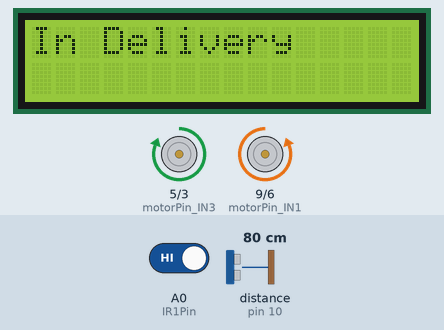
The sketch below on a simulated Arduino Uno, built with avr-gcc and run on an emulated ATmega328P. On the bench: 16×2 character LCD, motor-driver pin pairs drawn as motors (green arrow = first pin HIGH = forward, orange = second pin HIGH = backward, longer = more drive). Wiring (inferred from the names in the program): ultrasonic range finder: trigger pin 11; echo pin 10. The inputs (shaded band) are chosen by the test bench; at power-on: distance to the obstacle (sensor on pin 10) 80 cm, A0 (IR1Pin) HIGH. The echo pulse lasts 58.3 µs per cm; what the sketch prints to the serial monitor is not drawn.

Above: at 1.3 s.
1.4 s: distance to the obstacle (sensor on pin 10) set to 55 cm
3.3 s: distance to the obstacle (sensor on pin 10) set to 47 cm
At 4.6 s:
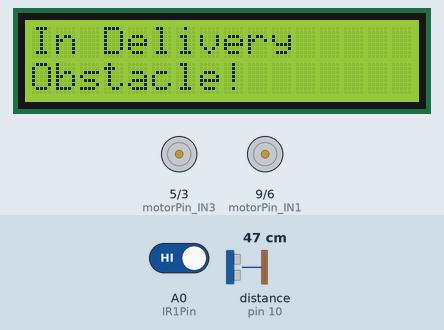
5.7 s: distance to the obstacle (sensor on pin 10) set to 60 cm
At 6.2 s:
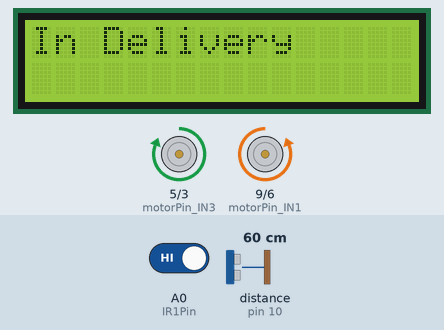
7.2 s: A0 (IR1Pin) driven LOW
At 8.8 s:
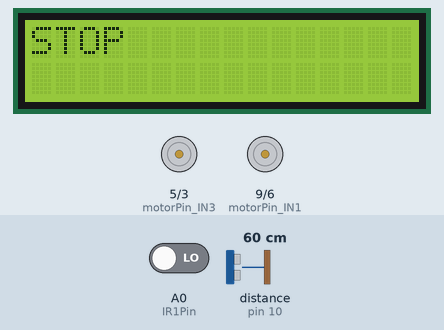
9.2 s: distance to the obstacle (sensor on pin 10) set to 9 cm
At 10.3 s:
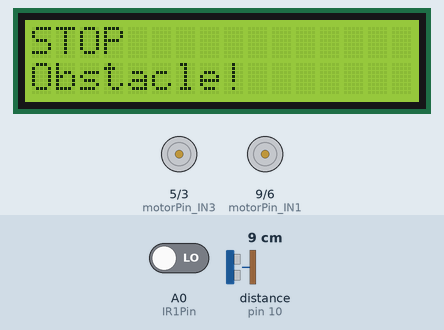
10.8 s: distance to the obstacle (sensor on pin 10) set to 120 cm
At 11.1 s:
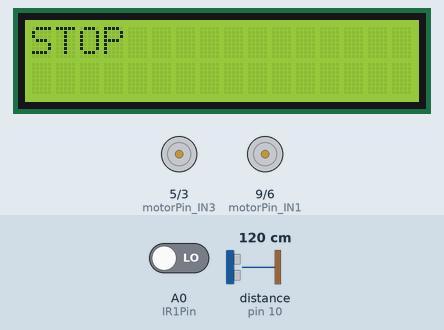
Timing chart, 0 to 13.3 s (numbered marks = the images above; inputs shaded):
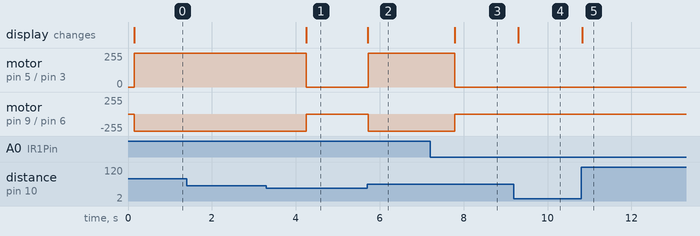

Measured:
- the behaviour switches between 51 and 50 cm on distance to the obstacle (sensor on pin 10) (found by bisection; images 0 and 1)
- after the input at 1.4 s, every drawn part: stays the same
- after the input at 3.3 s, motor on pin 5 (motorPin_IN3) / pin 3 (motorPin_IN4): forward 255/255 → stopped after 0.95 s; motor on pin 9 (motorPin_IN1) / pin 6 (motorPin_IN2): backward 255/255 → stopped after 0.95 s; the display: changes after 0.95 s (image 1)
- after the input at 5.7 s, motor on pin 5 (motorPin_IN3) / pin 3 (motorPin_IN4): stopped → forward 255/255 at once; motor on pin 9 (motorPin_IN1) / pin 6 (motorPin_IN2): stopped → backward 255/255 at once; the display: changes at once (image 2)
- after the input at 7.2 s, motor on pin 5 (motorPin_IN3) / pin 3 (motorPin_IN4): forward 255/255 → stopped after 0.59 s; motor on pin 9 (motorPin_IN1) / pin 6 (motorPin_IN2): backward 255/255 → stopped after 0.59 s; the display: changes after 0.59 s (image 3)
- after the input at 9.2 s, the display: changes after 0.10 s (image 4)
- after the input at 10.8 s, the display: changes at once (image 5)

The sketch:

ultrasonic.ino
```cpp
#define TrigPin 11
#define EchoPin 10
#define IR1Pin A0

#include <avr/interrupt.h>
#include <LiquidCrystal_I2C.h>
#include <Wire.h>
LiquidCrystal_I2C lcd(0x27,16,2);
long duration;
int distance;
#define motorPin_IN2 6 //Connect to Arduino pin 6
#define motorPin_IN1 9 //Connect to Arduino pin 9
#define motorPin_IN4 3 //Connect to Arduino pin 3
#define motorPin_IN3 5 //Connect to Arduino pin 5


void setup()
{
  Serial.begin(9600);
  pinMode(TrigPin, OUTPUT);
  pinMode(EchoPin, INPUT);
  pinMode(motorPin_IN4, OUTPUT);
  pinMode(motorPin_IN3, OUTPUT);
  pinMode(motorPin_IN2, OUTPUT);
  pinMode(motorPin_IN1, OUTPUT);

  lcd.init();
  lcd.begin(16, 2);
  lcd.backlight();
  lcd.clear();
  interrupts();
}


void loop()
{
  digitalWrite(TrigPin, LOW);
  delayMicroseconds(2);

  digitalWrite(TrigPin, HIGH); // Sets the trigPin on HIGH state for 10 micro seconds
  delayMicroseconds(10);
  digitalWrite(TrigPin, LOW);


  duration = pulseIn(EchoPin, HIGH); // Reads the echoPin, returns the sound wave travel time in microseconds

  distance = duration * 0.034 / 2; // Calculating the distance

  Serial.print("Distance: "); // Prints the distance on the Serial Monitor
  Serial.println(distance);

  if (digitalRead(IR1Pin)==0) {
    lcd.setCursor(0,0);
    lcd.print("STOP           ");
    digitalWrite(motorPin_IN2, LOW);
    digitalWrite(motorPin_IN1, LOW);
    digitalWrite(motorPin_IN4, LOW);
    digitalWrite(motorPin_IN3, LOW);
    delay(500);
  }

  else
  {
    lcd.setCursor(0,0);
    lcd.print("In Delivery");
    digitalWrite(motorPin_IN2, HIGH);
    digitalWrite(motorPin_IN1, LOW);
    digitalWrite(motorPin_IN4, LOW);
    digitalWrite(motorPin_IN3, HIGH);

  }

 for (;;){
  digitalWrite(TrigPin, LOW);
  delayMicroseconds(2);
  digitalWrite(TrigPin, HIGH); // Sets the trigPin on HIGH state for 10 micro seconds
  delayMicroseconds(10);
  duration = pulseIn(EchoPin, HIGH);
  distance = duration * 0.034 / 2; // Calculating the distance

  if (distance >=50){
    lcd.setCursor(0,1);
    lcd.print("          ");
    break;
    delay(20);
  }

  else if (distance !=0 ){
    lcd.setCursor(0,1);
    lcd.print("Obstacle!");
    Serial.print("Distance: ");
    Serial.println(distance);
    digitalWrite(motorPin_IN2, LOW);
    digitalWrite(motorPin_IN1, LOW);
    digitalWrite(motorPin_IN4, LOW);
    digitalWrite(motorPin_IN3, LOW);
    delay(20);
  }

  }
  }
```
